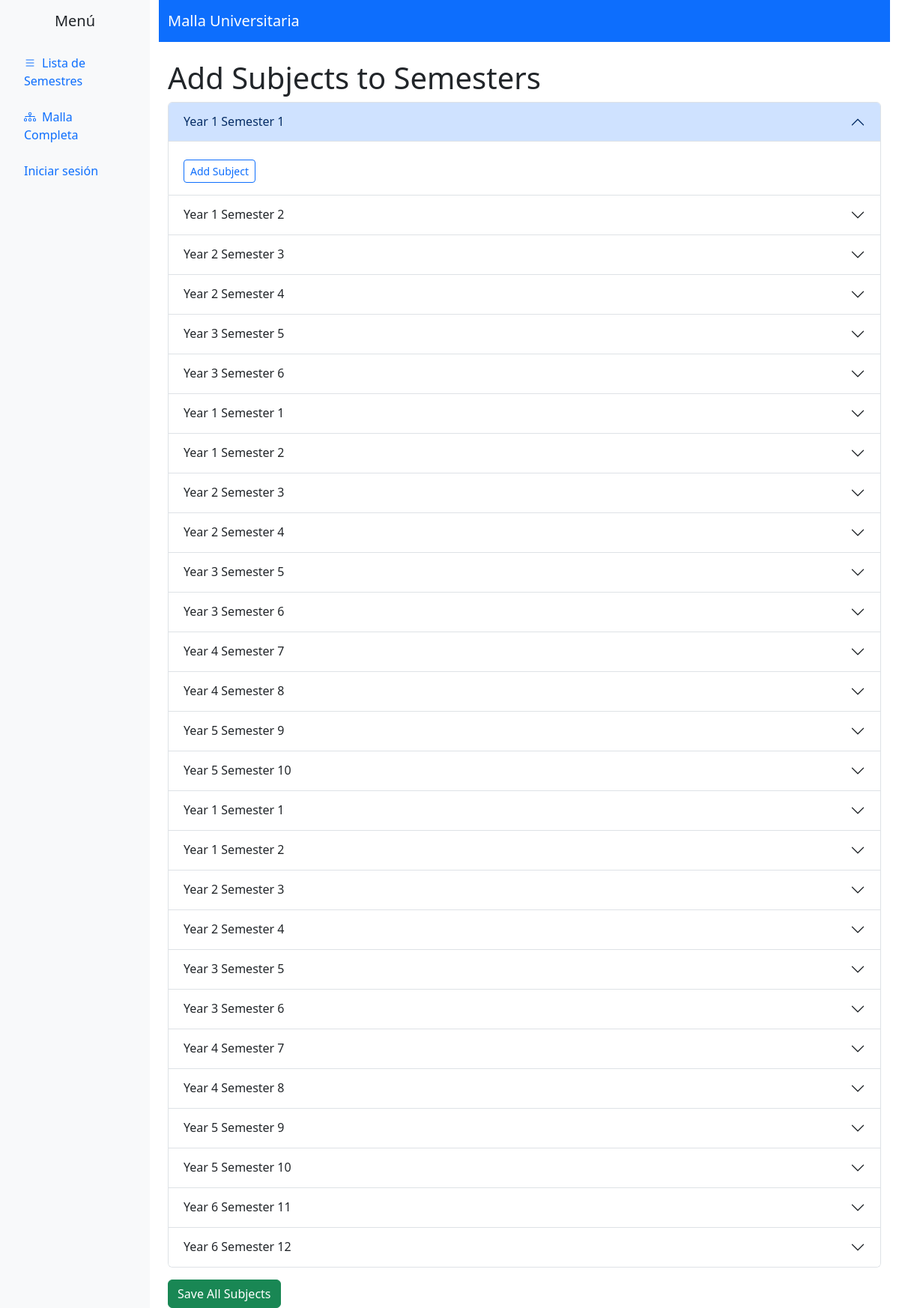
Page /malla/multi-semester-subjects/ on the committed database.
### malla/models.py (models this page shows, shortened)
class Semester(models.Model):
    name = models.CharField(max_length=100)
    prev_semester = models.ForeignKey('self', on_delete=models.SET_NULL, null=True, blank=True, related_name='next_semester_rel')
    next_semester = models.ForeignKey('self', on_delete=models.SET_NULL, null=True, blank=True, related_name='prev_semester_rel')
    objects = models.Manager()  # Manager por defecto
    lista_objects = SemesterListaManager()  # Manager con listas doblemente enlazadas

### malla/views.py (the view)
# urls.py: path('multi-semester-subjects/', views.multi_semester_subjects, name='multi_semester_subjects'),
def multi_semester_subjects(request, semester_id=None):
    isSuperUser = request.session.get("isSuperUser")
    isLogged = request.session.get("isLogged")
    if semester_id:
        semester_obj = Semester.objects.get(id=semester_id)
        semesters = ListaDjangoDobleEnlace()
        semesters.insertar_final(semester_obj)
    else:
        semesters = Semester.lista_objects.ordenados_por_id_as_lista()
    single_semester = len(semesters) == 1
    if request.method == 'POST':
        for semester in semesters:
            i = 0
            while True:
                name_key = f'semester_{semester.id}_name_{i}'
                prereq_key = f'semester_{semester.id}_prerequisites_{i}'
                if name_key not in request.POST:
                    break
                name = request.POST.get(name_key).strip()
                prereq_names = request.POST.get(prereq_key, '').strip()
                if name:
                    max_order = Subject.objects.filter(semester=semester).aggregate(models.Max('order'))['order__max'] or 0
                    subject = Subject(name=name, semester=semester, order=max_order + 1)
                    subject.prev_subject = None
                    subject.next_subject = None
                    subject.save()
                    if prereq_names:
                        prereq_list = [p.strip() for p in prereq_names.split(',') if p.strip()]
                        prereq_subjects = Subject.objects.filter(name__in=prereq_list)
                        subject.prerequisites.set(prereq_subjects)
                i += 1
        if single_semester:
            current_semester = semesters.primero()
            next_semester = Semester.objects.filter(id__gt=current_semester.id).order_by('id').first()
            if next_semester:
                return redirect('malla:multi_semester_subjects_single', semester_id=next_semester.id)
            else:
                return redirect('malla:semester_list')
        else:
            return redirect('malla:semester_list')
    else:
        forms_per_semester = {semester.id: SubjectForm(prefix=f'semester_{semester.id}') for semester in semesters}
        return render(request, 'malla/multi_semester_subjects.html', {
            'semesters': semesters,
            'forms_per_semester': forms_per_semester,
            'single_semester': single_semester,
            'isSuperUser': isSuperUser, 'isLogged': isLogged
        })

### malla/estructura/django_lista.py (called while the page is built)
    def from_queryset(self, queryset):
        for modelo in queryset:
            self.insertar_final(modelo)
        return self

    def insertar_final(self, modelo_django):
        nuevo_nodo = NodoDjango(modelo_django)
        if self.inicio is None:
            self.final = nuevo_nodo
            self.inicio = nuevo_nodo
        else:
            nuevo_nodo.anterior = self.final
            self.final.siguiente = nuevo_nodo
            self.final = nuevo_nodo
        self.size += 1

    def __iter__(self):
        actual = self.inicio
        while actual:
            yield actual.modelo
            actual = actual.siguiente

    def __len__(self):
        return self.size

### malla/managers.py (called while the page is built)
    def order_by_as_lista(self, *fields):
        queryset = self.order_by(*fields)
        lista = ListaDjangoDobleEnlace()
        return lista.from_queryset(queryset)

    def ordenados_por_id_as_lista(self):
        return self.order_by_as_lista('id')

### malla/templates/malla/multi_semester_subjects.html (shortened to what this page needs)
{% extends 'malla/base.html' %}
{% block content %}
<h1>Add Subjects to Semesters</h1>
<form method="post" id="multi-semester-form">
    <div class="accordion" id="semesterAccordion">
        {% for semester in semesters %}
        <div class="accordion-item">
            <h2 class="accordion-header" id="heading{{ semester.id }}">
                <button class="accordion-button {% if not forloop.first %}collapsed{% endif %}" type="button" data-bs-toggle="collapse" data-bs-target="#collapse{{ semester.id }}" aria-expanded="{% if forloop.first %}true{% else %}false{% endif %}" aria-controls="collapse{{ semester.id }}">
                    {{ semester.name }}
                </button>
            </h2>
            <div id="collapse{{ semester.id }}" class="accordion-collapse collapse {% if forloop.first %}show{% endif %}" aria-labelledby="heading{{ semester.id }}" data-bs-parent="#semesterAccordion">
                <div class="accordion-body">
                    <button type="button" class="btn btn-sm btn-outline-primary mt-2" data-semester-id="{{ semester.id }}" onclick="addSubjectForm(this.dataset.semesterId)">Add Subject</button>
                </div>
            </div>
        </div>
        {% endfor %}
    </div>
    <button type="submit" class="btn btn-success mt-3">Save All Subjects</button>
</form>
{% endblock %}

### rows in the picture
Semester: name "Year 1 Semester 1"
Semester: name "Year 1 Semester 2"
Semester: name "Year 2 Semester 3"
Semester: name "Year 2 Semester 4"
Semester: name "Year 3 Semester 5"
Semester: name "Year 3 Semester 6"
Semester: name "Year 1 Semester 1"
Semester: name "Year 1 Semester 2"
Semester: name "Year 2 Semester 3"
Semester: name "Year 2 Semester 4"
Semester: name "Year 3 Semester 5"
Semester: name "Year 3 Semester 6"
Semester: name "Year 4 Semester 7"
Semester: name "Year 4 Semester 8"
Semester: name "Year 5 Semester 9"
Semester: name "Year 5 Semester 10"
Semester: name "Year 1 Semester 1"
Semester: name "Year 1 Semester 2"
Semester: name "Year 2 Semester 3"
Semester: name "Year 2 Semester 4"
Semester: name "Year 3 Semester 5"
Semester: name "Year 3 Semester 6"
Semester: name "Year 4 Semester 7"
Semester: name "Year 4 Semester 8"
Semester: name "Year 5 Semester 9"
Semester: name "Year 5 Semester 10"
Semester: name "Year 6 Semester 11"
Semester: name "Year 6 Semester 12"
